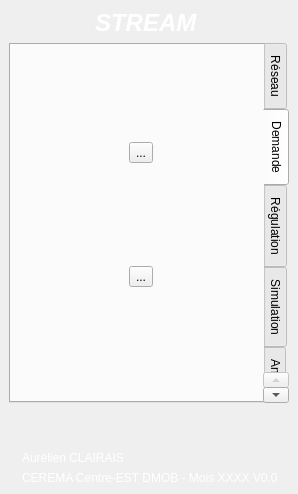
<?xml version="1.0" encoding="UTF-8"?>
<ui version="4.0">
 <class>QStreamDockWidgetBase</class>
 <widget class="QDockWidget" name="QStreamDockWidgetBase">
  <property name="windowModality">
   <enum>Qt::NonModal</enum>
  </property>
  <property name="geometry">
   <rect>
    <x>0</x>
    <y>0</y>
    <width>295</width>
    <height>494</height>
   </rect>
  </property>
  <property name="minimumSize">
   <size>
    <width>295</width>
    <height>494</height>
   </size>
  </property>
  <property name="autoFillBackground">
   <bool>false</bool>
  </property>
  <property name="windowTitle">
   <string>QStream</string>
  </property>
  <widget class="QWidget" name="dockWidgetContents">
   <property name="autoFillBackground">
    <bool>false</bool>
   </property>
   <property name="styleSheet">
    <string notr="true"/>
   </property>
   <layout class="QGridLayout" name="gridLayout">
    <item row="0" column="0">
     <widget class="QLabel" name="label">
      <property name="font">
       <font>
        <pointsize>18</pointsize>
        <weight>75</weight>
        <italic>true</italic>
        <bold>true</bold>
        <underline>false</underline>
        <strikeout>false</strikeout>
        <stylestrategy>PreferDefault</stylestrategy>
        <kerning>true</kerning>
       </font>
      </property>
      <property name="layoutDirection">
       <enum>Qt::LeftToRight</enum>
      </property>
      <property name="styleSheet">
       <string notr="true">color: rgb(255, 255, 255);</string>
      </property>
      <property name="text">
       <string>STREAM </string>
      </property>
      <property name="alignment">
       <set>Qt::AlignCenter</set>
      </property>
      <property name="wordWrap">
       <bool>false</bool>
      </property>
     </widget>
    </item>
    <item row="3" column="0">
     <spacer name="verticalSpacer_7">
      <property name="orientation">
       <enum>Qt::Vertical</enum>
      </property>
      <property name="sizeHint" stdset="0">
       <size>
        <width>20</width>
        <height>40</height>
       </size>
      </property>
     </spacer>
    </item>
    <item row="5" column="0">
     <layout class="QHBoxLayout" name="horizontalLayout_3">
      <property name="bottomMargin">
       <number>0</number>
      </property>
      <item>
       <widget class="QLabel" name="label_3">
        <property name="sizePolicy">
         <sizepolicy hsizetype="Maximum" vsizetype="Maximum">
          <horstretch>0</horstretch>
          <verstretch>0</verstretch>
         </sizepolicy>
        </property>
        <property name="text">
         <string/>
        </property>
       </widget>
      </item>
      <item>
       <layout class="QVBoxLayout" name="verticalLayout">
        <item>
         <widget class="QLabel" name="label_4">
          <property name="styleSheet">
           <string notr="true">color: rgb(255,255,255)</string>
          </property>
          <property name="text">
           <string>Aurélien CLAIRAIS</string>
          </property>
         </widget>
        </item>
        <item>
         <widget class="QLabel" name="label_2">
          <property name="styleSheet">
           <string notr="true">color: rgb(255, 255, 255)</string>
          </property>
          <property name="text">
           <string>CEREMA Centre-EST DMOB - Mois XXXX V0.0</string>
          </property>
         </widget>
        </item>
       </layout>
      </item>
     </layout>
    </item>
    <item row="1" column="0">
     <widget class="QTabWidget" name="tabWidget">
      <property name="sizePolicy">
       <sizepolicy hsizetype="Maximum" vsizetype="Maximum">
        <horstretch>0</horstretch>
        <verstretch>0</verstretch>
       </sizepolicy>
      </property>
      <property name="minimumSize">
       <size>
        <width>0</width>
        <height>360</height>
       </size>
      </property>
      <property name="styleSheet">
       <string notr="true"/>
      </property>
      <property name="tabPosition">
       <enum>QTabWidget::East</enum>
      </property>
      <property name="tabShape">
       <enum>QTabWidget::Rounded</enum>
      </property>
      <property name="currentIndex">
       <number>1</number>
      </property>
      <widget class="QWidget" name="tab_network">
       <property name="sizePolicy">
        <sizepolicy hsizetype="Expanding" vsizetype="Minimum">
         <horstretch>0</horstretch>
         <verstretch>0</verstretch>
        </sizepolicy>
       </property>
       <property name="minimumSize">
        <size>
         <width>250</width>
         <height>0</height>
        </size>
       </property>
       <attribute name="title">
        <string>Réseau</string>
       </attribute>
       <widget class="QWidget" name="verticalLayoutWidget">
        <property name="geometry">
         <rect>
          <x>10</x>
          <y>0</y>
          <width>241</width>
          <height>341</height>
         </rect>
        </property>
        <layout class="QVBoxLayout" name="verticalLayout_2" stretch="0,0,0,0,0,0,0,0,0,0">
         <property name="sizeConstraint">
          <enum>QLayout::SetMinimumSize</enum>
         </property>
         <item>
          <layout class="QHBoxLayout" name="horizontalLayout_2">
           <property name="leftMargin">
            <number>0</number>
           </property>
           <item>
            <widget class="QToolButton" name="importTB">
             <property name="cursor">
              <cursorShape>PointingHandCursor</cursorShape>
             </property>
             <property name="toolTip">
              <string>&lt;html&gt;&lt;head/&gt;&lt;body&gt;&lt;p&gt;&lt;span style=&quot; font-weight:600;&quot;&gt;Charger &lt;/span&gt;un scénario existant&lt;/p&gt;&lt;/body&gt;&lt;/html&gt;</string>
             </property>
             <property name="text">
              <string>...</string>
             </property>
            </widget>
           </item>
           <item>
            <widget class="QToolButton" name="newTB">
             <property name="cursor">
              <cursorShape>PointingHandCursor</cursorShape>
             </property>
             <property name="toolTip">
              <string>&lt;html&gt;&lt;head/&gt;&lt;body&gt;&lt;p&gt;Créer un &lt;span style=&quot; font-weight:600;&quot;&gt;nouveau &lt;/span&gt;scénario&lt;/p&gt;&lt;/body&gt;&lt;/html&gt;</string>
             </property>
             <property name="text">
              <string>...</string>
             </property>
            </widget>
           </item>
           <item>
            <widget class="QToolButton" name="saveTB">
             <property name="cursor">
              <cursorShape>PointingHandCursor</cursorShape>
             </property>
             <property name="toolTip">
              <string>&lt;html&gt;&lt;head/&gt;&lt;body&gt;&lt;p&gt;Enregistrer les informations dans la base de données&lt;/p&gt;&lt;/body&gt;&lt;/html&gt;</string>
             </property>
             <property name="text">
              <string>...</string>
             </property>
            </widget>
           </item>
           <item>
            <widget class="QToolButton" name="exportTB">
             <property name="cursor">
              <cursorShape>PointingHandCursor</cursorShape>
             </property>
             <property name="toolTip">
              <string>&lt;html&gt;&lt;head/&gt;&lt;body&gt;&lt;p&gt;&lt;span style=&quot; font-weight:600;&quot;&gt;Exporter&lt;/span&gt; le scénario en format numpy (&lt;span style=&quot; font-style:italic;&quot;&gt;.npy&lt;/span&gt;)&lt;/p&gt;&lt;/body&gt;&lt;/html&gt;</string>
             </property>
             <property name="text">
              <string>Export</string>
             </property>
            </widget>
           </item>
          </layout>
         </item>
         <item>
          <spacer name="verticalSpacer">
           <property name="orientation">
            <enum>Qt::Vertical</enum>
           </property>
           <property name="sizeHint" stdset="0">
            <size>
             <width>20</width>
             <height>40</height>
            </size>
           </property>
          </spacer>
         </item>
         <item>
          <layout class="QHBoxLayout" name="horizontalLayout_8">
           <item>
            <widget class="QLabel" name="label_13">
             <property name="sizePolicy">
              <sizepolicy hsizetype="Minimum" vsizetype="Preferred">
               <horstretch>0</horstretch>
               <verstretch>0</verstretch>
              </sizepolicy>
             </property>
             <property name="font">
              <font>
               <pointsize>12</pointsize>
               <weight>75</weight>
               <bold>true</bold>
              </font>
             </property>
             <property name="styleSheet">
              <string notr="true">color: rgb(211, 95, 95)</string>
             </property>
             <property name="text">
              <string>Liens</string>
             </property>
            </widget>
           </item>
          </layout>
         </item>
         <item>
          <layout class="QHBoxLayout" name="horizontalLayout_9">
           <property name="leftMargin">
            <number>0</number>
           </property>
           <item>
            <widget class="QToolButton" name="reverseLinkTB">
             <property name="text">
              <string>...</string>
             </property>
            </widget>
           </item>
           <item>
            <widget class="QToolButton" name="roadType_TB">
             <property name="text">
              <string>...</string>
             </property>
            </widget>
           </item>
           <item>
            <widget class="QToolButton" name="addLinkTB">
             <property name="text">
              <string>...</string>
             </property>
            </widget>
           </item>
           <item>
            <widget class="QToolButton" name="addLinkReverseTB">
             <property name="text">
              <string>...</string>
             </property>
            </widget>
           </item>
          </layout>
         </item>
         <item>
          <spacer name="verticalSpacer_2">
           <property name="orientation">
            <enum>Qt::Vertical</enum>
           </property>
           <property name="sizeHint" stdset="0">
            <size>
             <width>20</width>
             <height>40</height>
            </size>
           </property>
          </spacer>
         </item>
         <item>
          <layout class="QHBoxLayout" name="horizontalLayout_13">
           <item>
            <widget class="QLabel" name="label_18">
             <property name="sizePolicy">
              <sizepolicy hsizetype="Minimum" vsizetype="Preferred">
               <horstretch>0</horstretch>
               <verstretch>0</verstretch>
              </sizepolicy>
             </property>
             <property name="font">
              <font>
               <pointsize>12</pointsize>
               <weight>75</weight>
               <bold>true</bold>
              </font>
             </property>
             <property name="styleSheet">
              <string notr="true">color: rgb(211, 95, 95)</string>
             </property>
             <property name="text">
              <string>Noeuds</string>
             </property>
            </widget>
           </item>
          </layout>
         </item>
         <item>
          <layout class="QHBoxLayout" name="horizontalLayout_17">
           <property name="leftMargin">
            <number>0</number>
           </property>
           <item>
            <widget class="QToolButton" name="mergeNodeTB">
             <property name="text">
              <string>...</string>
             </property>
            </widget>
           </item>
           <item>
            <widget class="QToolButton" name="addNodeTB">
             <property name="text">
              <string>...</string>
             </property>
            </widget>
           </item>
           <item>
            <widget class="QToolButton" name="splitNodeTB">
             <property name="text">
              <string>...</string>
             </property>
            </widget>
           </item>
           <item>
            <widget class="QToolButton" name="deleteNodesTB">
             <property name="text">
              <string>...</string>
             </property>
            </widget>
           </item>
          </layout>
         </item>
         <item>
          <spacer name="verticalSpacer_4">
           <property name="orientation">
            <enum>Qt::Vertical</enum>
           </property>
           <property name="sizeHint" stdset="0">
            <size>
             <width>20</width>
             <height>40</height>
            </size>
           </property>
          </spacer>
         </item>
         <item>
          <widget class="QLabel" name="label_19">
           <property name="sizePolicy">
            <sizepolicy hsizetype="Minimum" vsizetype="Preferred">
             <horstretch>0</horstretch>
             <verstretch>0</verstretch>
            </sizepolicy>
           </property>
           <property name="font">
            <font>
             <pointsize>12</pointsize>
             <weight>75</weight>
             <bold>true</bold>
            </font>
           </property>
           <property name="styleSheet">
            <string notr="true">color: rgb(211, 95, 95)</string>
           </property>
           <property name="text">
            <string>General</string>
           </property>
          </widget>
         </item>
         <item>
          <layout class="QHBoxLayout" name="horizontalLayout_18">
           <property name="leftMargin">
            <number>0</number>
           </property>
           <item>
            <widget class="QToolButton" name="editGeneralTB">
             <property name="text">
              <string>Editer Général</string>
             </property>
            </widget>
           </item>
          </layout>
         </item>
        </layout>
       </widget>
      </widget>
      <widget class="QWidget" name="tab_demand">
       <attribute name="title">
        <string>Demande</string>
       </attribute>
       <widget class="QWidget" name="verticalLayoutWidget_2">
        <property name="geometry">
         <rect>
          <x>10</x>
          <y>0</y>
          <width>241</width>
          <height>341</height>
         </rect>
        </property>
        <layout class="QVBoxLayout" name="verticalLayout_3">
         <property name="sizeConstraint">
          <enum>QLayout::SetMinimumSize</enum>
         </property>
         <item>
          <layout class="QHBoxLayout" name="horizontalLayout">
           <item>
            <widget class="QToolButton" name="demandTemplateTB">
             <property name="cursor">
              <cursorShape>PointingHandCursor</cursorShape>
             </property>
             <property name="toolTip">
              <string>&lt;html&gt;&lt;head/&gt;&lt;body&gt;&lt;p&gt;&lt;span style=&quot; font-weight:600;&quot;&gt;Générer&lt;/span&gt; une matrice O/D &lt;span style=&quot; font-weight:600;&quot;&gt;vierge&lt;/span&gt;&lt;/p&gt;&lt;/body&gt;&lt;/html&gt;</string>
             </property>
             <property name="text">
              <string>...</string>
             </property>
            </widget>
           </item>
          </layout>
         </item>
         <item>
          <layout class="QHBoxLayout" name="horizontalLayout_4">
           <item>
            <widget class="QToolButton" name="demandImportTB">
             <property name="cursor">
              <cursorShape>PointingHandCursor</cursorShape>
             </property>
             <property name="toolTip">
              <string>&lt;html&gt;&lt;head/&gt;&lt;body&gt;&lt;p&gt;&lt;span style=&quot; font-weight:600;&quot;&gt;Charger&lt;/span&gt; une matrice O/D &lt;span style=&quot; font-weight:600;&quot;&gt;existante&lt;/span&gt;&lt;/p&gt;&lt;/body&gt;&lt;/html&gt;</string>
             </property>
             <property name="text">
              <string>...</string>
             </property>
            </widget>
           </item>
          </layout>
         </item>
        </layout>
       </widget>
      </widget>
      <widget class="QWidget" name="tab_regulation">
       <attribute name="title">
        <string>Régulation</string>
       </attribute>
       <widget class="QWidget" name="verticalLayoutWidget_3">
        <property name="geometry">
         <rect>
          <x>10</x>
          <y>0</y>
          <width>241</width>
          <height>341</height>
         </rect>
        </property>
        <layout class="QVBoxLayout" name="verticalLayout_4">
         <item>
          <widget class="QToolButton" name="addRegul_TB">
           <property name="sizePolicy">
            <sizepolicy hsizetype="Minimum" vsizetype="Fixed">
             <horstretch>0</horstretch>
             <verstretch>0</verstretch>
            </sizepolicy>
           </property>
           <property name="text">
            <string>Initialiser la couche Régulations</string>
           </property>
          </widget>
         </item>
         <item>
          <widget class="QToolButton" name="addML_TB">
           <property name="sizePolicy">
            <sizepolicy hsizetype="Minimum" vsizetype="Fixed">
             <horstretch>0</horstretch>
             <verstretch>0</verstretch>
            </sizepolicy>
           </property>
           <property name="text">
            <string>Ajouter une voie réservée</string>
           </property>
          </widget>
         </item>
         <item>
          <widget class="QListWidget" name="regul_LW">
           <property name="sizePolicy">
            <sizepolicy hsizetype="Expanding" vsizetype="Minimum">
             <horstretch>0</horstretch>
             <verstretch>0</verstretch>
            </sizepolicy>
           </property>
           <property name="minimumSize">
            <size>
             <width>0</width>
             <height>0</height>
            </size>
           </property>
          </widget>
         </item>
         <item>
          <layout class="QHBoxLayout" name="horizontalLayout_5">
           <item>
            <widget class="QToolButton" name="editRegul_TB">
             <property name="text">
              <string>Editer</string>
             </property>
            </widget>
           </item>
           <item>
            <widget class="QToolButton" name="delRegul_TB">
             <property name="text">
              <string>Supprimer</string>
             </property>
            </widget>
           </item>
          </layout>
         </item>
         <item>
          <spacer name="verticalSpacer_3">
           <property name="orientation">
            <enum>Qt::Vertical</enum>
           </property>
           <property name="sizeHint" stdset="0">
            <size>
             <width>20</width>
             <height>28</height>
            </size>
           </property>
          </spacer>
         </item>
        </layout>
       </widget>
      </widget>
      <widget class="QWidget" name="tab">
       <attribute name="title">
        <string>Simulation</string>
       </attribute>
       <widget class="QToolButton" name="simulation_TB">
        <property name="geometry">
         <rect>
          <x>50</x>
          <y>30</y>
          <width>141</width>
          <height>19</height>
         </rect>
        </property>
        <property name="text">
         <string>Simulation</string>
        </property>
       </widget>
      </widget>
      <widget class="QWidget" name="tab_2">
       <attribute name="title">
        <string>Analyse</string>
       </attribute>
       <widget class="QWidget" name="verticalLayoutWidget_4">
        <property name="geometry">
         <rect>
          <x>10</x>
          <y>0</y>
          <width>241</width>
          <height>311</height>
         </rect>
        </property>
        <layout class="QVBoxLayout" name="verticalLayout_5"/>
       </widget>
      </widget>
     </widget>
    </item>
   </layout>
  </widget>
 </widget>
 <resources/>
 <connections/>
</ui>
